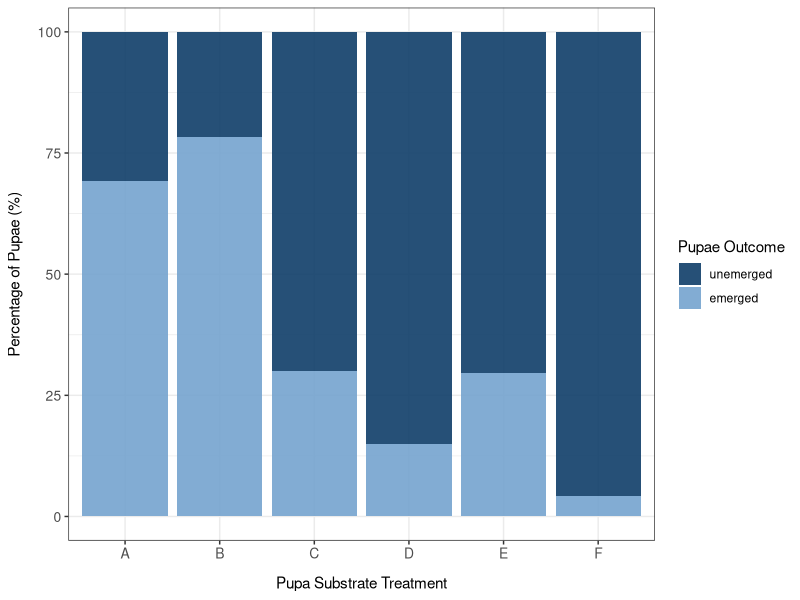
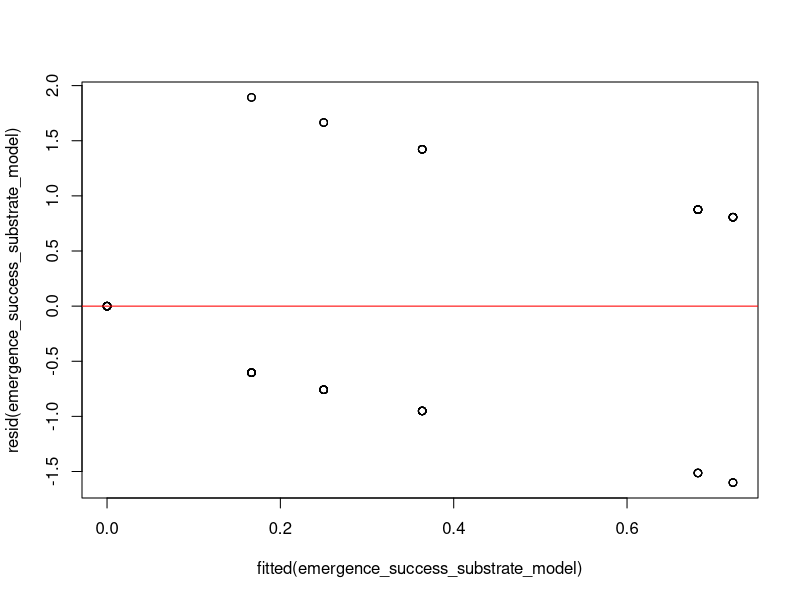
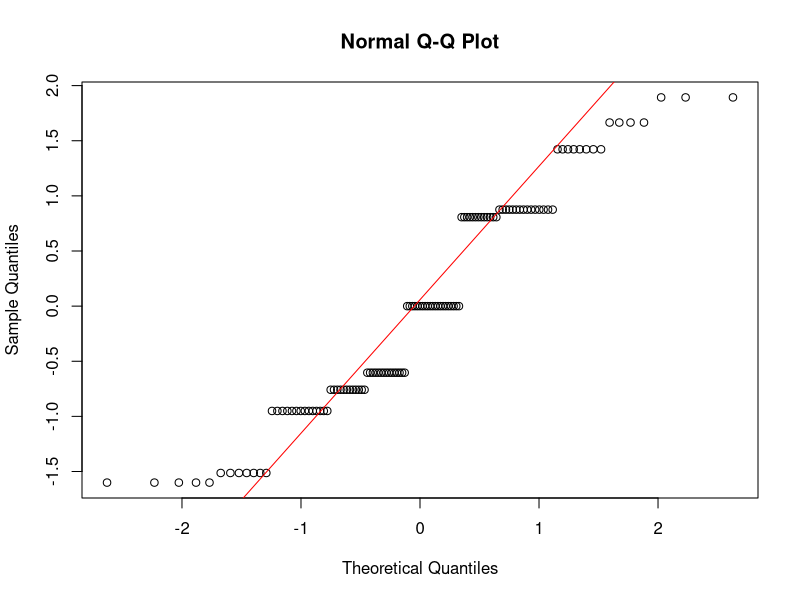
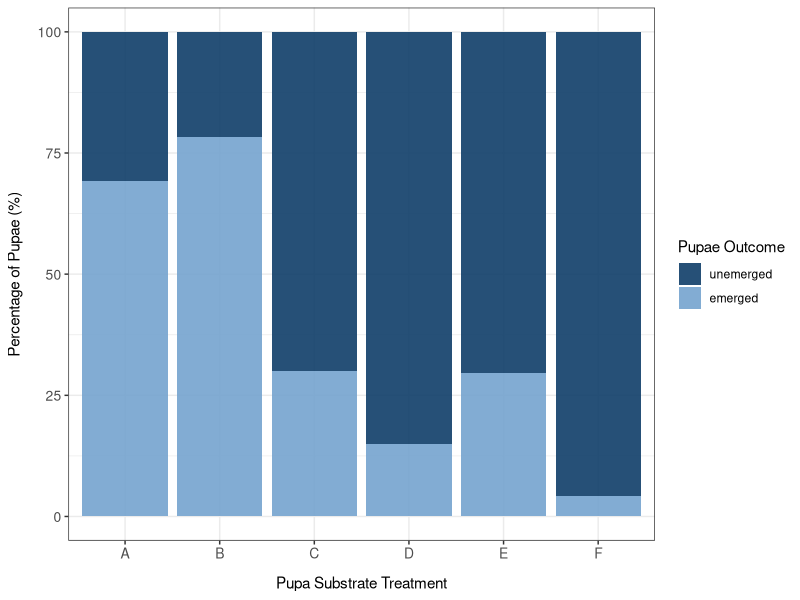

Generate these figures, in order, with R:
#### DESCRIPTION ####

# This script analyses the data on the effect of six substrate treatments on 
# winter moth pupal emergence success

#### SET UP ####

# packages
library(here)
library(tidyverse)

# data
pupae <- read.csv(here("data_files", "pupa_emergence.csv"))

#### PLOT #### 

# filter the data for emergence and non-emergence 
pupal_emergence_success <- pupae %>%
  mutate(pupa_outcome_grouped = case_when(
    pupa_outcome %in% c('unemerged viable', 'unemerged not viable', 'unemerged fully developed moth') ~ 'unemerged',
    TRUE ~ pupa_outcome)) %>%
  filter(pupa_outcome_grouped %in% c('emerged', 'unemerged'))

# calculate the percentage emerged or unemerged in each substrate treatment 
emergence_success_percentages <- pupal_emergence_success %>%
  group_by(substrate_treatment, pupa_outcome_grouped) %>%
  summarize(count = n(), .groups = "drop") %>%
  group_by(substrate_treatment) %>%
  mutate(percentage = count / sum(count) * 100)

# change the order of the of outcomes for plotting 
emergence_success_percentages$pupa_outcome_grouped <- factor(emergence_success_percentages$pupa_outcome_grouped, 
                                                             levels = c( "unemerged", "emerged"))


# plot pupal emergence success across substrate treatments 
emergence_success_substrate <- ggplot(emergence_success_percentages,
                                      aes(x = substrate_treatment, 
                                          y = percentage, 
                                          fill = pupa_outcome_grouped)) +
  geom_bar(stat = "identity",
           alpha = 0.9) +
  labs(x = "Pupa Substrate Treatment",
       y = "Percentage of Pupae (%)",
       fill = "Pupae Outcome") +
  scale_fill_manual(values = c("emerged" = "#75a3ce",
                               "unemerged" = "#0f3d68")) +
  theme_bw() +
  theme(plot.title = element_text(hjust = 0.5, 
                                  face = "bold", 
                                  size = 11),
        axis.title = element_text(size = 11),
        axis.text = element_text(size = 10), 
        axis.title.x = element_text(margin = margin(t = 10)), 
        axis.title.y = element_text(margin = margin(r = 10)))

# look at the output
emergence_success_substrate

# save as a png in the figures folder 
ggsave(here("figures", "emergence_success_substrate.png"), 
       plot = emergence_success_substrate, width = 6, height = 4, dpi = 300)

#### MODEL ####

# assign a binary outcome 
pupal_emergence_success <- pupal_emergence_success %>%
  mutate(survival_binary = case_when(
    pupa_outcome_grouped == "emerged" ~ 1,
    pupa_outcome_grouped == "unemerged" ~ 0))

# filter the data to remove the control
emergence_success_minus_control <- pupal_emergence_success %>%
  filter(pupa_temperature_treatment != "ambient") 

# model the effect of substrate treatment on pupal emergence 
emergence_success_substrate_model <- glm(survival_binary ~ substrate_treatment, 
                                         family = binomial(link = "logit"), 
                                         data = emergence_success_minus_control)

# look at the output 
summary(emergence_success_substrate_model)

#### CHECK FIT #### 

# compare the full model to a null model
full_model <- glm(survival_binary ~ substrate_treatment, family = binomial(link = "logit"), data = emergence_success_minus_control)
null_model <- glm(survival_binary ~ 1, family = binomial(link = "logit"), data = emergence_success_minus_control)

anova(full_model, null_model, test = "Chisq")

#### CHECK ASSUMPTIONS ####

# check the assumption of equal variance by plotting the residuals vs fitted values 
plot(fitted(emergence_success_substrate_model), resid(emergence_success_substrate_model)) 
abline(h = 0, col = "red")

# check the normality of the residuals 
qqnorm(resid(emergence_success_substrate_model)) 
qqline(resid(emergence_success_substrate_model), col = "red")
